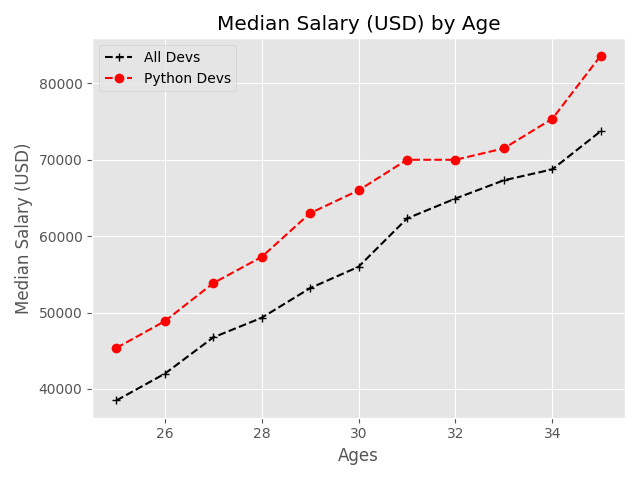

Reproduce this figure in Python.
from matplotlib import pyplot as plt

plt.style.use('ggplot')
# plt.xkcd()

dev_x = [25,26, 27, 28, 29, 30, 31, 32, 33, 34, 35]

dev_y = [38496, 42000, 46752, 49320, 53200, 56000, 62316, 64928, 67317, 68748, 73752]

c =['r', 'b']

plt.plot(dev_x, dev_y, color='k', linestyle='--', marker='+', label="All Devs")

py_dev_y = [45372, 48876, 53850, 57287, 63016, 65998, 70003, 70000, 71496, 75370, 83640]

plt.plot(dev_x, py_dev_y, color='r', linestyle='--', marker='o', label="Python Devs")

plt.xlabel("Ages")
plt.ylabel("Median Salary (USD)")
plt.title("Median Salary (USD) by Age")
plt.legend()

plt.tight_layout()
plt.savefig('plot.png')
plt.show()